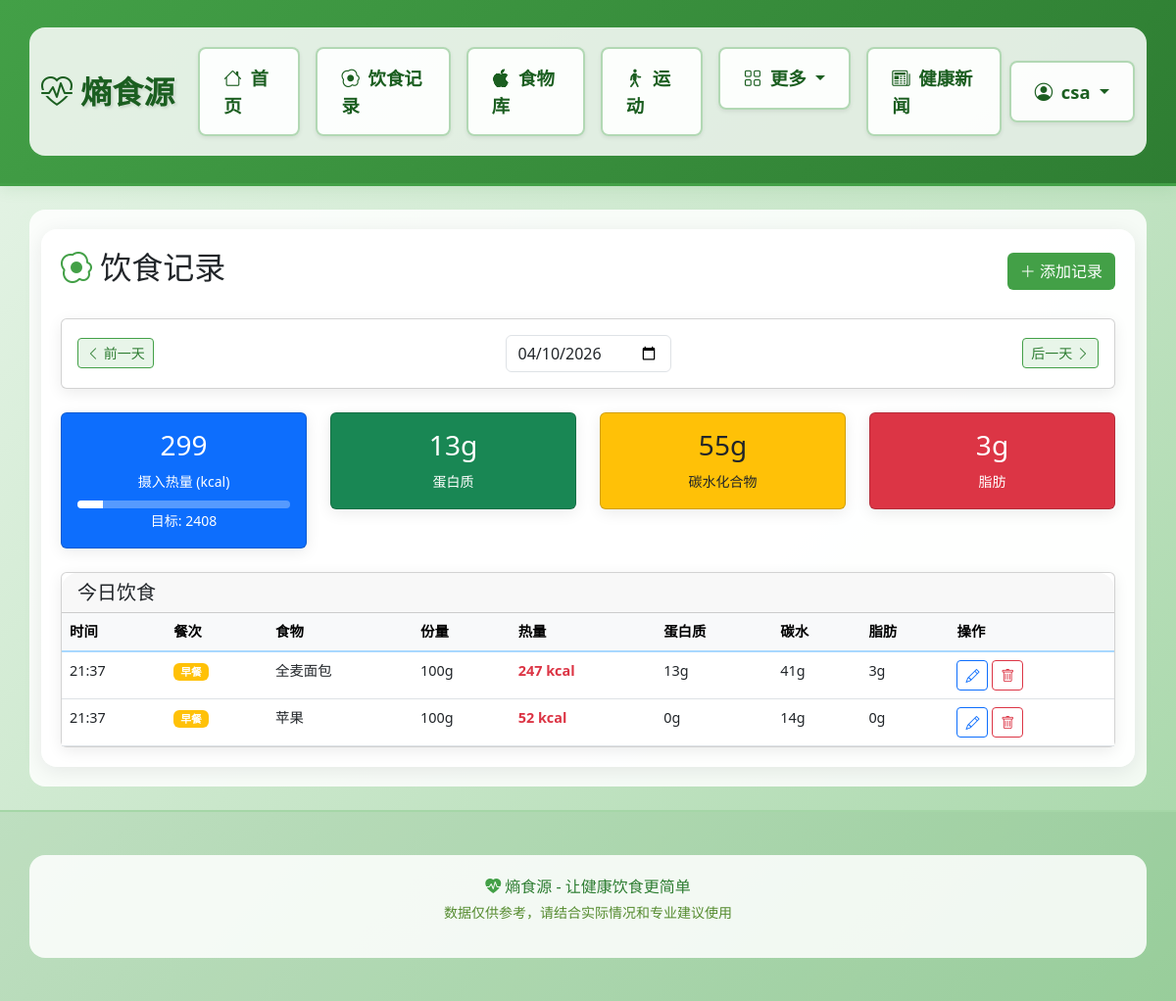
The page /diet?date=2026-04-10 (signed in) on the database its author committed.
### models.py (models this page shows, shortened)
class User(UserMixin, db.Model):
    __tablename__ = 'users'
    id = db.Column(db.Integer, primary_key=True)
    username = db.Column(db.String(80), unique=True, nullable=False)
    email = db.Column(db.String(120), unique=True, nullable=False)
    password_hash = db.Column(db.String(255), nullable=False)
    created_at = db.Column(db.DateTime, default=datetime.utcnow)
    age = db.Column(db.Integer, default=25)
    gender = db.Column(db.String(10), default='male')  # male, female
    height = db.Column(db.Float, default=170.0)  # cm
    weight = db.Column(db.Float, default=65.0)  # kg
    activity_level = db.Column(db.String(20), default='moderate')  # sedentary, light, moderate, active, very_active
    goal = db.Column(db.String(20), default='maintain')  # lose, maintain, gain
    target_calories = db.Column(db.Float, default=2000)
    target_protein = db.Column(db.Float, default=100)
    target_carbs = db.Column(db.Float, default=250)
    target_fat = db.Column(db.Float, default=65)
    food_records = db.relationship('FoodRecord', backref='user', lazy=True, cascade='all, delete-orphan')
    exercise_records = db.relationship('ExerciseRecord', backref='user', lazy=True, cascade='all, delete-orphan')
    weight_records = db.relationship('WeightRecord', backref='user', lazy=True, cascade='all, delete-orphan')
    sleep_records = db.relationship('SleepRecord', backref='user', lazy=True, cascade='all, delete-orphan')

class FoodRecord(db.Model):
    __tablename__ = 'food_records'
    id = db.Column(db.Integer, primary_key=True)
    user_id = db.Column(db.Integer, db.ForeignKey('users.id'), nullable=False)
    food_id = db.Column(db.Integer, db.ForeignKey('foods.id'))
    food_name = db.Column(db.String(100), nullable=False)
    quantity = db.Column(db.Float, default=100)  # 克数
    meal_type = db.Column(db.String(20))  # breakfast, lunch, dinner, snack
    calories = db.Column(db.Float, default=0)
    protein = db.Column(db.Float, default=0)
    carbs = db.Column(db.Float, default=0)
    fat = db.Column(db.Float, default=0)
    fiber = db.Column(db.Float, default=0)
    input_method = db.Column(db.String(20))  # photo, text, voice, barcode
    photo_url = db.Column(db.String(255))
    date = db.Column(db.Date, default=date.today)
    time = db.Column(db.Time, default=datetime.now().time)
    created_at = db.Column(db.DateTime, default=datetime.utcnow)
    food = db.relationship('Food', backref='records')

### app.py (the view)
@app.route('/diet')
@login_required
def diet():
    record_date = request.args.get('date', date.today().isoformat())
    try:
        target_date = datetime.strptime(record_date, '%Y-%m-%d').date()
    except:
        target_date = date.today()
    records = FoodRecord.query.filter_by(user_id=current_user.id, date=target_date).order_by(FoodRecord.time).all()
    total_calories = sum(r.calories for r in records)
    total_protein = sum(r.protein for r in records)
    total_carbs = sum(r.carbs for r in records)
    total_fat = sum(r.fat for r in records)
    return render_template('diet.html',
                         records=records,
                         target_date=target_date,
                         total_calories=total_calories,
                         total_protein=total_protein,
                         total_carbs=total_carbs,
                         total_fat=total_fat,
                         target_calories=current_user.target_calories)

### app.py (called while the page is built)
@login_manager.user_loader
def load_user(user_id):
    return User.query.get(int(user_id))

@app.context_processor
def inject_variables():
    life_expectancy_bonus = 0
    return dict(
        life_expectancy_bonus=life_expectancy_bonus,
        timedelta=timedelta
    )

### templates/diet.html (shortened to what this page needs)
{% extends "base.html" %}
{% block content %}
<div class="d-flex justify-content-between align-items-center mb-4">
    <h2><i class="bi bi-egg-fried" style="color: #43a047;"></i> 饮食记录</h2>
    <a href="{{ url_for('add_diet_record') }}" class="btn" style="background: #43a047; color: white;">
        <i class="bi bi-plus-lg"></i> 添加记录
    </a>
</div>
<div class="card mb-4">
    <div class="card-body">
        <div class="d-flex justify-content-between align-items-center">
            <a href="{{ url_for('diet', date=(target_date - timedelta(days=1)).isoformat()) }}" class="btn btn-sm" style="background: #e8f5e9; color: #2e7d32; border: 1px solid #43a047;">
                <i class="bi bi-chevron-left"></i> 前一天
            </a>
            <h4 class="mb-0">
                <input type="date" class="form-control d-inline-block" style="width: auto;"
                       value="{{ target_date.isoformat() }}"
                       onchange="window.location.href='{{ url_for('diet') }}?date=' + this.value">
            </h4>
            <a href="{{ url_for('diet', date=(target_date + timedelta(days=1)).isoformat()) }}" class="btn btn-sm" style="background: #e8f5e9; color: #2e7d32; border: 1px solid #43a047;">
                后一天 <i class="bi bi-chevron-right"></i>
            </a>
        </div>
    </div>
</div>
<div class="row mb-4">
    <div class="col-md-3">
        <div class="card bg-primary text-white">
            <div class="card-body text-center">
                <h3>{{ total_calories|int }}</h3>
                <small>摄入热量 (kcal)</small>
                <div class="progress mt-2" style="height: 8px; background: rgba(255,255,255,0.3);">
                    <div class="progress-bar bg-white" style="width: {{ (total_calories / target_calories * 100)|round|int if target_calories > 0 else 0 }}%"></div>
                </div>
                <small>目标: {{ target_calories|int }}</small>
            </div>
        </div>
    </div>
    <div class="col-md-3">
        <div class="card bg-success text-white">
            <div class="card-body text-center">
                <h3>{{ total_protein|int }}g</h3>
                <small>蛋白质</small>
            </div>
        </div>
    </div>
    <div class="col-md-3">
        <div class="card bg-warning text-dark">
            <div class="card-body text-center">
                <h3>{{ total_carbs|int }}g</h3>
                <small>碳水化合物</small>
            </div>
        </div>
    </div>
    <div class="col-md-3">
        <div class="card bg-danger text-white">
            <div class="card-body text-center">
                <h3>{{ total_fat|int }}g</h3>
                <small>脂肪</small>
            </div>
        </div>
    </div>
</div>
<div class="card">
    <div class="card-header">
        <h5 class="mb-0">今日饮食</h5>
    </div>
    <div class="card-body p-0">
        {% if records %}
        <div class="table-responsive">
            <table class="table table-hover mb-0">
                <thead class="table-light">
                    <tr>
                        <th>时间</th>
                        <th>餐次</th>
                        <th>食物</th>
                        <th>份量</th>
                        <th>热量</th>
                        <th>蛋白质</th>
                        <th>碳水</th>
                        <th>脂肪</th>
                        <th>操作</th>
                    </tr>
                </thead>
                <tbody>
                    {% for record in records %}
                    <tr id="record-{{ record.id }}">
                        <td>{{ record.time.strftime('%H:%M') if record.time else '--:--' }}</td>
                        <td>
                            <span class="badge bg-{{ 'warning' if record.meal_type == 'breakfast' else 'success' if record.meal_type == 'lunch' else 'danger' if record.meal_type == 'dinner' else 'secondary' }}">
                                {{ {'breakfast': '早餐', 'lunch': '午餐', 'dinner': '晚餐', 'snack': '零食'}.get(record.meal_type, '其他') }}
                            </span>
                        </td>
                        <td>{{ record.food_name }}</td>
                        <td>{{ record.quantity|int }}g</td>
                        <td class="text-danger fw-bold">{{ record.calories|int }} kcal</td>
                        <td>{{ record.protein|int }}g</td>
                        <td>{{ record.carbs|int }}g</td>
                        <td>{{ record.fat|int }}g</td>
                        <td>
                            <button class="btn btn-sm btn-outline-primary" onclick="editRecord({{ record.id }}, '{{ record.food_name }}', {{ record.quantity }}, {{ record.calories }}, {{ record.protein }}, {{ record.carbs }}, {{ record.fat }}, '{{ record.meal_type }}')" title="编辑">
                                <i class="bi bi-pencil"></i>
                            </button>
                            <button class="btn btn-sm btn-outline-danger" onclick="deleteRecord({{ record.id }}, '{{ record.food_name }}')" title="删除">
                                <i class="bi bi-trash"></i>
                            </button>
                        </td>
                    </tr>
                    {% endfor %}
                </tbody>
            </table>
        </div>
        {% else %}
        <div class="text-center py-5 text-muted">
            <i class="bi bi-inbox display-3"></i>
            <p class="mt-3">今日暂无饮食记录</p>
            <a href="{{ url_for('add_diet_record') }}" class="btn" style="background: #43a047; color: white;">添加第一条记录</a>
        </div>
        {% endif %}
    </div>
</div>
{% endblock %}

### templates/base.html (shortened to what this page needs)
<!DOCTYPE html>
<html lang="zh-CN">
<head>
    <link rel="stylesheet" href="{{ url_for('static', filename='css/style.css') }}">
    <link href="https://cdn.jsdelivr.net/npm/bootstrap@5.3.0/dist/css/bootstrap.min.css" rel="stylesheet">
    <link href="https://cdn.jsdelivr.net/npm/bootstrap-icons@1.11.0/font/bootstrap-icons.css" rel="stylesheet">
</head>
<body>
    <nav class="navbar navbar-expand-lg navbar-light" style="background: linear-gradient(135deg, #e8f5e9 0%, #c8e6c9 50%, #a5d6a7 100%); border-bottom: 3px solid #43a047; box-shadow: 0 2px 15px rgba(67, 160, 71, 0.15);">
        <div class="container">
            <a class="navbar-brand fw-bold" href="{{ url_for('index') }}" style="color: #1b5e20; font-size: 2rem;">
                <i class="bi bi-heart-pulse"></i> <span style="font-weight: 800; text-shadow: 2px 2px 3px rgba(0,0,0,0.1);">熵食源</span>
            </a>
            <div class="collapse navbar-collapse" id="navbarNav">
                <ul class="navbar-nav me-auto">
                    <li class="nav-item">
                        <a class="nav-link px-4 py-3 rounded-3 mx-2 shadow-sm" href="{{ url_for('index') }}" style="color: #1b5e20; font-weight: 800; font-size: 1.15rem; background: rgba(255,255,255,0.9); border: 2px solid rgba(67, 160, 71, 0.4);"><i class="bi bi-house me-1"></i> 首页</a>
                    </li>
                    {% if current_user.is_authenticated %}
                    <li class="nav-item">
                        <a class="nav-link px-4 py-3 rounded-3 mx-2 shadow-sm" href="{{ url_for('diet') }}" style="color: #1b5e20; font-weight: 800; font-size: 1.15rem; background: rgba(255,255,255,0.9); border: 2px solid rgba(67, 160, 71, 0.4);"><i class="bi bi-egg-fried me-1"></i> 饮食记录</a>
                    </li>
                    <li class="nav-item">
                        <a class="nav-link px-4 py-3 rounded-3 mx-2 shadow-sm" href="{{ url_for('foods') }}" style="color: #1b5e20; font-weight: 800; font-size: 1.15rem; background: rgba(255,255,255,0.9); border: 2px solid rgba(67, 160, 71, 0.4);"><i class="bi bi-apple me-1"></i> 食物库</a>
                    </li>
                    <li class="nav-item">
                        <a class="nav-link px-4 py-3 rounded-3 mx-2 shadow-sm" href="{{ url_for('exercise') }}" style="color: #1b5e20; font-weight: 800; font-size: 1.15rem; background: rgba(255,255,255,0.9); border: 2px solid rgba(67, 160, 71, 0.4);"><i class="bi bi-person-walking me-1"></i> 运动</a>
                    </li>
                    <li class="nav-item dropdown">
                        <a class="nav-link px-4 py-3 rounded-3 mx-2 shadow-sm dropdown-toggle" href="#" data-bs-toggle="dropdown" style="color: #1b5e20; font-weight: 800; font-size: 1.15rem; background: rgba(255,255,255,0.9); border: 2px solid rgba(67, 160, 71, 0.4);">
                            <i class="bi bi-grid me-1"></i> 更多
                        </a>
                    </li>
                    {% endif %}
                    <li class="nav-item">
                        <a class="nav-link px-4 py-3 rounded-3 mx-2 shadow-sm" href="{{ url_for('news') }}" style="color: #1b5e20; font-weight: 800; font-size: 1.15rem; background: rgba(255,255,255,0.9); border: 2px solid rgba(67, 160, 71, 0.4);"><i class="bi bi-newspaper me-1"></i> 健康新闻</a>
                    </li>
                </ul>
                <ul class="navbar-nav">
                    {% if current_user.is_authenticated %}
                    <li class="nav-item dropdown">
                        <a class="nav-link px-4 py-3 rounded-3 dropdown-toggle shadow-sm" href="#" data-bs-toggle="dropdown" style="color: #1b5e20; font-weight: 800; font-size: 1.15rem; background: rgba(255,255,255,0.9); border: 2px solid rgba(67, 160, 71, 0.4);">
                            <i class="bi bi-person-circle me-1"></i> {{ current_user.username }}
                        </a>
                    </li>
                    {% endif %}
                </ul>
            </div>
        </div>
    </nav>
    <main class="container my-4">
        <div style="background: rgba(255, 255, 255, 0.92); border-radius: 16px; padding: 20px; box-shadow: 0 4px 20px rgba(0, 0, 0, 0.08);">
        {% block content %}{% endblock %}
        </div>
    </main>
    <footer class="py-4 mt-4" style="background: rgba(46, 125, 50, 0.1); border-top: 2px solid #a5d6a7;">
        <div class="container text-center">
            <p class="mb-1" style="color: #2e7d32;">
                <i class="bi bi-heart-pulse-fill" style="color: #43a047;"></i> 熵食源 - 让健康饮食更简单
            </p>
            <p class="small" style="color: #558b2f;">
                数据仅供参考，请结合实际情况和专业建议使用
            </p>
        </div>
    </footer>
</body>
</html>

### static/css/style.css (style rules this page uses)
:root { --primary-color: #74b9ff; --primary-dark: #0984e3; --primary-light: #a8d8ff; --success-color: #00b894; --warning-color: #fdcb6e; --danger-color: #e17055; --info-color: #00cec9; }
body { font-family: -apple-system, BlinkMacSystemFont, "Segoe UI", Roboto, "Helvetica Neue", Arial, sans-serif; background: linear-gradient(135deg, #e8f5e9 0%, #c8e6c9 50%, #a5d6a7 100%); background-attachment: fixed; color: #2d3436; min-height: 100vh; }
.container, .container-fluid { background: rgba(255, 255, 255, 0.85); border-radius: 16px; padding: 20px; margin-top: 20px; margin-bottom: 20px; }
.navbar { box-shadow: 0 2px 10px rgba(27, 94, 32, 0.15); background: linear-gradient(135deg, #43a047, #2e7d32) !important; }
.navbar-brand { font-weight: 700; font-size: 1.5rem; }
.nav-link { font-weight: 500; transition: all 0.3s ease; }
.card { border: none; border-radius: 16px; box-shadow: 0 4px 15px rgba(0, 0, 0, 0.08); transition: transform 0.3s ease, box-shadow 0.3s ease; }
.card-header { border-radius: 16px 16px 0 0 !important; font-weight: 600; }
.progress { border-radius: 10px; }
.table { font-size: 0.9rem; }
.table thead th { font-weight: 600; border-bottom: 2px solid var(--primary-light); }
.badge { font-weight: 500; }
footer { border-top: 1px solid #c8e6c9; background: rgba(255, 255, 255, 0.9); }

### rows shown on the page
User: username "csa", target_calories "2408"
FoodRecord: time "21:37", meal_type "早餐", food_name "全麦面包", quantity "100", calories "247", protein "13", carbs "41", fat "3"
FoodRecord: time "21:37", meal_type "早餐", food_name "苹果", quantity "100", calories "52", protein "0", carbs "14", fat "0"

### other values the page prints
{{ total_calories|int }} "299"
{{ total_protein|int }} "13"
{{ total_carbs|int }} "55"
{{ total_fat|int }} "3"
